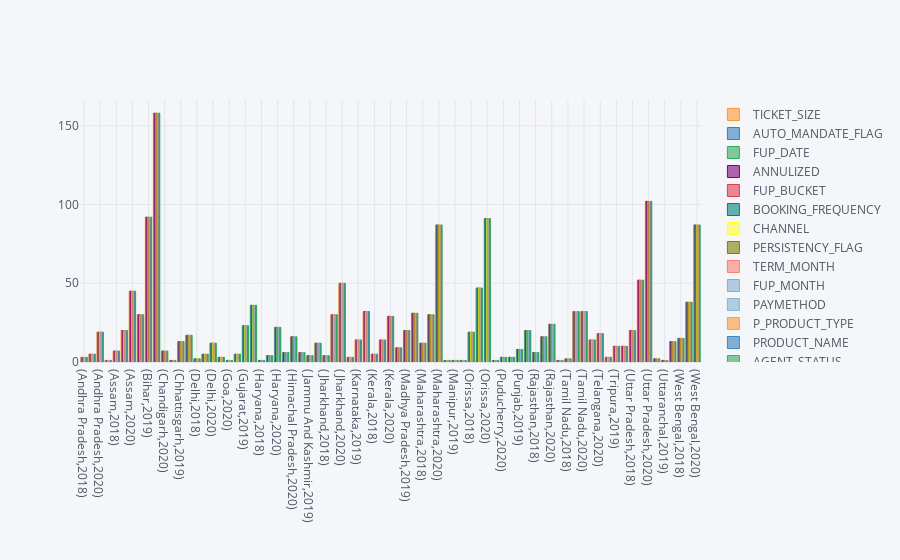

The cell this chart's notebook holds for it:
### Code cell
x=df.FUP_DATE.dt.year
y=df.CLEAN_STATE
# plt.figure(figsize=(30,10))
e=df.groupby([y,x]).count()
e.iplot(kind='bar')

### Figure 1 — Plotly figure (JSON) as saved in the notebook; plotly's stock layout.template omitted (floating-point values rounded to 4 significant figures)
{"data": [{"marker": {"color": "rgba(255, 153, 51, 0.6)", "line": {"color": "rgba(255, 153, 51, 1.0)", "width": 1}}, "name": "TICKET_SIZE", "orientation": "v", "text": "", "type": "bar", "x": ["(Andhra Pradesh,2018)", "(Andhra Pradesh,2019)", "(Andhra Pradesh,2020)", "(Arunachal Pradesh,2020)", "(Assam,2018)", "(Assam,2019)", "(Assam,2020)", "(Bihar,2018)", "(Bihar,2019)", "(Bihar,2020)", "(Chandigarh,2020)", "(Chhattisgarh,2018)", "(Chhattisgarh,2019)", "(Chhattisgarh,2020)", "(Delhi,2018)", "(Delhi,2019)", "(Delhi,2020)", "(Goa,2019)", "(Goa,2020)", "(Gujarat,2018)", "(Gujarat,2019)", "(Gujarat,2020)", "(Haryana,2018)", "(Haryana,2019)", "(Haryana,2020)", "(Himachal Pradesh,2019)", "(Himachal Pradesh,2020)", "(Jammu And Kashmir,2018)", "(Jammu And Kashmir,2019)", "(Jammu And Kashmir,2020)", "(Jharkhand,2018)", "(Jharkhand,2019)", "(Jharkhand,2020)", "(Karnataka,2018)", "(Karnataka,2019)", "(Karnataka,2020)", "(Kerala,2018)", "(Kerala,2019)", "(Kerala,2020)", "(Madhya Pradesh,2018)", "(Madhya Pradesh,2019)", "(Madhya Pradesh,2020)", "(Maharashtra,2018)", "(Maharashtra,2019)", "(Maharashtra,2020)", "(Manipur,2018)", "(Manipur,2019)", "(Meghalaya,2019)", "(Orissa,2018)", "(Orissa,2019)", "(Orissa,2020)", "(Puducherry,2019)", "(Puducherry,2020)", "(Punjab,2018)", "(Punjab,2019)", "(Punjab,2020)", "(Rajasthan,2018)", "(Rajasthan,2019)", "(Rajasthan,2020)", "(Sikkim,2020)", "(Tamil Nadu,2018)", "(Tamil Nadu,2019)", "(Tamil Nadu,2020)", "(Telangana,2019)", "(Telangana,2020)", "(Tripura,2018)", "(Tripura,2019)", "(Tripura,2020)", "(Uttar Pradesh,2018)", "(Uttar Pradesh,2019)", "(Uttar Pradesh,2020)", "(Uttaranchal,2018)", "(Uttaranchal,2019)", "(Uttaranchal,2020)", "(West Bengal,2018)", "(West Bengal,2019)", "(West Bengal,2020)"], "y": [3, 5, 19, 1, 7, 20, 45, 30, 92, 158, 7, 1, 13, 17, 2, 5, 12, 3, 1, 5, 23, 36, 1, 4, 22, 6, 16, 6, 4, 12, 4, 30, 50, 3, 14, 32, 5, 14, 29, 9, 20, 31, 12, 30, 87, 1, 1, 1, 19, 47, 91, 1, 3, 3, 8, 20, 6, 16, 24, 1, 2, 32, 32, 14, 18, 3, 10, 10, 20, 52, 102, 2, 1, 13, 15, 38, 87]}, {"marker": {"color": "rgba(55, 128, 191, 0.6)", "line": {"color": "rgba(55, 128, 191, 1.0)", "width": 1}}, "name": "AUTO_MANDATE_FLAG", "orientation": "v", "text": "", "type": "bar", "x": ["(Andhra Pradesh,2018)", "(Andhra Pradesh,2019)", "(Andhra Pradesh,2020)", "(Arunachal Pradesh,2020)", "(Assam,2018)", "(Assam,2019)", "(Assam,2020)", "(Bihar,2018)", "(Bihar,2019)", "(Bihar,2020)", "(Chandigarh,2020)", "(Chhattisgarh,2018)", "(Chhattisgarh,2019)", "(Chhattisgarh,2020)", "(Delhi,2018)", "(Delhi,2019)", "(Delhi,2020)", "(Goa,2019)", "(Goa,2020)", "(Gujarat,2018)", "(Gujarat,2019)", "(Gujarat,2020)", "(Haryana,2018)", "(Haryana,2019)", "(Haryana,2020)", "(Himachal Pradesh,2019)", "(Himachal Pradesh,2020)", "(Jammu And Kashmir,2018)", "(Jammu And Kashmir,2019)", "(Jammu And Kashmir,2020)", "(Jharkhand,2018)", "(Jharkhand,2019)", "(Jharkhand,2020)", "(Karnataka,2018)", "(Karnataka,2019)", "(Karnataka,2020)", "(Kerala,2018)", "(Kerala,2019)", "(Kerala,2020)", "(Madhya Pradesh,2018)", "(Madhya Pradesh,2019)", "(Madhya Pradesh,2020)", "(Maharashtra,2018)", "(Maharashtra,2019)", "(Maharashtra,2020)", "(Manipur,2018)", "(Manipur,2019)", "(Meghalaya,2019)", "(Orissa,2018)", "(Orissa,2019)", "(Orissa,2020)", "(Puducherry,2019)", "(Puducherry,2020)", "(Punjab,2018)", "(Punjab,2019)", "(Punjab,2020)", "(Rajasthan,2018)", "(Rajasthan,2019)", "(Rajasthan,2020)", "(Sikkim,2020)", "(Tamil Nadu,2018)", "(Tamil Nadu,2019)", "(Tamil Nadu,2020)", "(Telangana,2019)", "(Telangana,2020)", "(Tripura,2018)", "(Tripura,2019)", "(Tripura,2020)", "(Uttar Pradesh,2018)", "(Uttar Pradesh,2019)", "(Uttar Pradesh,2020)", "(Uttaranchal,2018)", "(Uttaranchal,2019)", "(Uttaranchal,2020)", "(West Bengal,2018)", "(West Bengal,2019)", "(West Bengal,2020)"], "y": [3, 5, 19, 1, 7, 20, 45, 30, 92, 158, 7, 1, 13, 17, 2, 5, 12, 3, 1, 5, 23, 36, 1, 4, 22, 6, 16, 6, 4, 12, 4, 30, 50, 3, 14, 32, 5, 14, 29, 9, 20, 31, 12, 30, 87, 1, 1, 1, 19, 47, 91, 1, 3, 3, 8, 20, 6, 16, 24, 1, 2, 32, 32, 14, 18, 3, 10, 10, 20, 52, 102, 2, 1, 13, 15, 38, 87]}, {"marker": {"color": "rgba(50, 171, 96, 0.6)", "line": {"color": "rgba(50, 171, 96, 1.0)", "width": 1}}, "name": "FUP_DATE", "orientation": "v", "text": "", "type": "bar", "x": ["(Andhra Pradesh,2018)", "(Andhra Pradesh,2019)", "(Andhra Pradesh,2020)", "(Arunachal Pradesh,2020)", "(Assam,2018)", "(Assam,2019)", "(Assam,2020)", "(Bihar,2018)", "(Bihar,2019)", "(Bihar,2020)", "(Chandigarh,2020)", "(Chhattisgarh,2018)", "(Chhattisgarh,2019)", "(Chhattisgarh,2020)", "(Delhi,2018)", "(Delhi,2019)", "(Delhi,2020)", "(Goa,2019)", "(Goa,2020)", "(Gujarat,2018)", "(Gujarat,2019)", "(Gujarat,2020)", "(Haryana,2018)", "(Haryana,2019)", "(Haryana,2020)", "(Himachal Pradesh,2019)", "(Himachal Pradesh,2020)", "(Jammu And Kashmir,2018)", "(Jammu And Kashmir,2019)", "(Jammu And Kashmir,2020)", "(Jharkhand,2018)", "(Jharkhand,2019)", "(Jharkhand,2020)", "(Karnataka,2018)", "(Karnataka,2019)", "(Karnataka,2020)", "(Kerala,2018)", "(Kerala,2019)", "(Kerala,2020)", "(Madhya Pradesh,2018)", "(Madhya Pradesh,2019)", "(Madhya Pradesh,2020)", "(Maharashtra,2018)", "(Maharashtra,2019)", "(Maharashtra,2020)", "(Manipur,2018)", "(Manipur,2019)", "(Meghalaya,2019)", "(Orissa,2018)", "(Orissa,2019)", "(Orissa,2020)", "(Puducherry,2019)", "(Puducherry,2020)", "(Punjab,2018)", "(Punjab,2019)", "(Punjab,2020)", "(Rajasthan,2018)", "(Rajasthan,2019)", "(Rajasthan,2020)", "(Sikkim,2020)", "(Tamil Nadu,2018)", "(Tamil Nadu,2019)", "(Tamil Nadu,2020)", "(Telangana,2019)", "(Telangana,2020)", "(Tripura,2018)", "(Tripura,2019)", "(Tripura,2020)", "(Uttar Pradesh,2018)", "(Uttar Pradesh,2019)", "(Uttar Pradesh,2020)", "(Uttaranchal,2018)", "(Uttaranchal,2019)", "(Uttaranchal,2020)", "(West Bengal,2018)", "(West Bengal,2019)", "(West Bengal,2020)"], "y": [3, 5, 19, 1, 7, 20, 45, 30, 92, 158, 7, 1, 13, 17, 2, 5, 12, 3, 1, 5, 23, 36, 1, 4, 22, 6, 16, 6, 4, 12, 4, 30, 50, 3, 14, 32, 5, 14, 29, 9, 20, 31, 12, 30, 87, 1, 1, 1, 19, 47, 91, 1, 3, 3, 8, 20, 6, 16, 24, 1, 2, 32, 32, 14, 18, 3, 10, 10, 20, 52, 102, 2, 1, 13, 15, 38, 87]}, {"marker": {"color": "rgba(128, 0, 128, 0.6)", "line": {"color": "rgba(128, 0, 128, 1.0)", "width": 1}}, "name": "ANNULIZED", "orientation": "v", "text": "", "type": "bar", "x": ["(Andhra Pradesh,2018)", "(Andhra Pradesh,2019)", "(Andhra Pradesh,2020)", "(Arunachal Pradesh,2020)", "(Assam,2018)", "(Assam,2019)", "(Assam,2020)", "(Bihar,2018)", "(Bihar,2019)", "(Bihar,2020)", "(Chandigarh,2020)", "(Chhattisgarh,2018)", "(Chhattisgarh,2019)", "(Chhattisgarh,2020)", "(Delhi,2018)", "(Delhi,2019)", "(Delhi,2020)", "(Goa,2019)", "(Goa,2020)", "(Gujarat,2018)", "(Gujarat,2019)", "(Gujarat,2020)", "(Haryana,2018)", "(Haryana,2019)", "(Haryana,2020)", "(Himachal Pradesh,2019)", "(Himachal Pradesh,2020)", "(Jammu And Kashmir,2018)", "(Jammu And Kashmir,2019)", "(Jammu And Kashmir,2020)", "(Jharkhand,2018)", "(Jharkhand,2019)", "(Jharkhand,2020)", "(Karnataka,2018)", "(Karnataka,2019)", "(Karnataka,2020)", "(Kerala,2018)", "(Kerala,2019)", "(Kerala,2020)", "(Madhya Pradesh,2018)", "(Madhya Pradesh,2019)", "(Madhya Pradesh,2020)", "(Maharashtra,2018)", "(Maharashtra,2019)", "(Maharashtra,2020)", "(Manipur,2018)", "(Manipur,2019)", "(Meghalaya,2019)", "(Orissa,2018)", "(Orissa,2019)", "(Orissa,2020)", "(Puducherry,2019)", "(Puducherry,2020)", "(Punjab,2018)", "(Punjab,2019)", "(Punjab,2020)", "(Rajasthan,2018)", "(Rajasthan,2019)", "(Rajasthan,2020)", "(Sikkim,2020)", "(Tamil Nadu,2018)", "(Tamil Nadu,2019)", "(Tamil Nadu,2020)", "(Telangana,2019)", "(Telangana,2020)", "(Tripura,2018)", "(Tripura,2019)", "(Tripura,2020)", "(Uttar Pradesh,2018)", "(Uttar Pradesh,2019)", "(Uttar Pradesh,2020)", "(Uttaranchal,2018)", "(Uttaranchal,2019)", "(Uttaranchal,2020)", "(West Bengal,2018)", "(West Bengal,2019)", "(West Bengal,2020)"], "y": [3, 5, 19, 1, 7, 20, 45, 30, 92, 158, 7, 1, 13, 17, 2, 5, 12, 3, 1, 5, 23, 36, 1, 4, 22, 6, 16, 6, 4, 12, 4, 30, 50, 3, 14, 32, 5, 14, 29, 9, 20, 31, 12, 30, 87, 1, 1, 1, 19, 47, 91, 1, 3, 3, 8, 20, 6, 16, 24, 1, 2, 32, 32, 14, 18, 3, 10, 10, 20, 52, 102, 2, 1, 13, 15, 38, 87]}, {"marker": {"color": "rgba(219, 64, 82, 0.6)", "line": {"color": "rgba(219, 64, 82, 1.0)", "width": 1}}, "name": "FUP_BUCKET", "orientation": "v", "text": "", "type": "bar", "x": ["(Andhra Pradesh,2018)", "(Andhra Pradesh,2019)", "(Andhra Pradesh,2020)", "(Arunachal Pradesh,2020)", "(Assam,2018)", "(Assam,2019)", "(Assam,2020)", "(Bihar,2018)", "(Bihar,2019)", "(Bihar,2020)", "(Chandigarh,2020)", "(Chhattisgarh,2018)", "(Chhattisgarh,2019)", "(Chhattisgarh,2020)", "(Delhi,2018)", "(Delhi,2019)", "(Delhi,2020)", "(Goa,2019)", "(Goa,2020)", "(Gujarat,2018)", "(Gujarat,2019)", "(Gujarat,2020)", "(Haryana,2018)", "(Haryana,2019)", "(Haryana,2020)", "(Himachal Pradesh,2019)", "(Himachal Pradesh,2020)", "(Jammu And Kashmir,2018)", "(Jammu And Kashmir,2019)", "(Jammu And Kashmir,2020)", "(Jharkhand,2018)", "(Jharkhand,2019)", "(Jharkhand,2020)", "(Karnataka,2018)", "(Karnataka,2019)", "(Karnataka,2020)", "(Kerala,2018)", "(Kerala,2019)", "(Kerala,2020)", "(Madhya Pradesh,2018)", "(Madhya Pradesh,2019)", "(Madhya Pradesh,2020)", "(Maharashtra,2018)", "(Maharashtra,2019)", "(Maharashtra,2020)", "(Manipur,2018)", "(Manipur,2019)", "(Meghalaya,2019)", "(Orissa,2018)", "(Orissa,2019)", "(Orissa,2020)", "(Puducherry,2019)", "(Puducherry,2020)", "(Punjab,2018)", "(Punjab,2019)", "(Punjab,2020)", "(Rajasthan,2018)", "(Rajasthan,2019)", "(Rajasthan,2020)", "(Sikkim,2020)", "(Tamil Nadu,2018)", "(Tamil Nadu,2019)", "(Tamil Nadu,2020)", "(Telangana,2019)", "(Telangana,2020)", "(Tripura,2018)", "(Tripura,2019)", "(Tripura,2020)", "(Uttar Pradesh,2018)", "(Uttar Pradesh,2019)", "(Uttar Pradesh,2020)", "(Uttaranchal,2018)", "(Uttaranchal,2019)", "(Uttaranchal,2020)", "(West Bengal,2018)", "(West Bengal,2019)", "(West Bengal,2020)"], "y": [3, 5, 19, 1, 7, 20, 45, 30, 92, 158, 7, 1, 13, 17, 2, 5, 12, 3, 1, 5, 23, 36, 1, 4, 22, 6, 16, 6, 4, 12, 4, 30, 50, 3, 14, 32, 5, 14, 29, 9, 20, 31, 12, 30, 87, 1, 1, 1, 19, 47, 91, 1, 3, 3, 8, 20, 6, 16, 24, 1, 2, 32, 32, 14, 18, 3, 10, 10, 20, 52, 102, 2, 1, 13, 15, 38, 87]}, {"marker": {"color": "rgba(0, 128, 128, 0.6)", "line": {"color": "rgba(0, 128, 128, 1.0)", "width": 1}}, "name": "BOOKING_FREQUENCY", "orientation": "v", "text": "", "type": "bar", "x": ["(Andhra Pradesh,2018)", "(Andhra Pradesh,2019)", "(Andhra Pradesh,2020)", "(Arunachal Pradesh,2020)", "(Assam,2018)", "(Assam,2019)", "(Assam,2020)", "(Bihar,2018)", "(Bihar,2019)", "(Bihar,2020)", "(Chandigarh,2020)", "(Chhattisgarh,2018)", "(Chhattisgarh,2019)", "(Chhattisgarh,2020)", "(Delhi,2018)", "(Delhi,2019)", "(Delhi,2020)", "(Goa,2019)", "(Goa,2020)", "(Gujarat,2018)", "(Gujarat,2019)", "(Gujarat,2020)", "(Haryana,2018)", "(Haryana,2019)", "(Haryana,2020)", "(Himachal Pradesh,2019)", "(Himachal Pradesh,2020)", "(Jammu And Kashmir,2018)", "(Jammu And Kashmir,2019)", "(Jammu And Kashmir,2020)", "(Jharkhand,2018)", "(Jharkhand,2019)", "(Jharkhand,2020)", "(Karnataka,2018)", "(Karnataka,2019)", "(Karnataka,2020)", "(Kerala,2018)", "(Kerala,2019)", "(Kerala,2020)", "(Madhya Pradesh,2018)", "(Madhya Pradesh,2019)", "(Madhya Pradesh,2020)", "(Maharashtra,2018)", "(Maharashtra,2019)", "(Maharashtra,2020)", "(Manipur,2018)", "(Manipur,2019)", "(Meghalaya,2019)", "(Orissa,2018)", "(Orissa,2019)", "(Orissa,2020)", "(Puducherry,2019)", "(Puducherry,2020)", "(Punjab,2018)", "(Punjab,2019)", "(Punjab,2020)", "(Rajasthan,2018)", "(Rajasthan,2019)", "(Rajasthan,2020)", "(Sikkim,2020)", "(Tamil Nadu,2018)", "(Tamil Nadu,2019)", "(Tamil Nadu,2020)", "(Telangana,2019)", "(Telangana,2020)", "(Tripura,2018)", "(Tripura,2019)", "(Tripura,2020)", "(Uttar Pradesh,2018)", "(Uttar Pradesh,2019)", "(Uttar Pradesh,2020)", "(Uttaranchal,2018)", "(Uttaranchal,2019)", "(Uttaranchal,2020)", "(West Bengal,2018)", "(West Bengal,2019)", "(West Bengal,2020)"], "y": [3, 5, 19, 1, 7, 20, 45, 30, 92, 158, 7, 1, 13, 17, 2, 5, 12, 3, 1, 5, 23, 36, 1, 4, 22, 6, 16, 6, 4, 12, 4, 30, 50, 3, 14, 32, 5, 14, 29, 9, 20, 31, 12, 30, 87, 1, 1, 1, 19, 47, 91, 1, 3, 3, 8, 20, 6, 16, 24, 1, 2, 32, 32, 14, 18, 3, 10, 10, 20, 52, 102, 2, 1, 13, 15, 38, 87]}, {"marker": {"color": "rgba(255, 255, 51, 0.6)", "line": {"color": "rgba(255, 255, 51, 1.0)", "width": 1}}, "name": "CHANNEL", "orientation": "v", "text": "", "type": "bar", "x": ["(Andhra Pradesh,2018)", "(Andhra Pradesh,2019)", "(Andhra Pradesh,2020)", "(Arunachal Pradesh,2020)", "(Assam,2018)", "(Assam,2019)", "(Assam,2020)", "(Bihar,2018)", "(Bihar,2019)", "(Bihar,2020)", "(Chandigarh,2020)", "(Chhattisgarh,2018)", "(Chhattisgarh,2019)", "(Chhattisgarh,2020)", "(Delhi,2018)", "(Delhi,2019)", "(Delhi,2020)", "(Goa,2019)", "(Goa,2020)", "(Gujarat,2018)", "(Gujarat,2019)", "(Gujarat,2020)", "(Haryana,2018)", "(Haryana,2019)", "(Haryana,2020)", "(Himachal Pradesh,2019)", "(Himachal Pradesh,2020)", "(Jammu And Kashmir,2018)", "(Jammu And Kashmir,2019)", "(Jammu And Kashmir,2020)", "(Jharkhand,2018)", "(Jharkhand,2019)", "(Jharkhand,2020)", "(Karnataka,2018)", "(Karnataka,2019)", "(Karnataka,2020)", "(Kerala,2018)", "(Kerala,2019)", "(Kerala,2020)", "(Madhya Pradesh,2018)", "(Madhya Pradesh,2019)", "(Madhya Pradesh,2020)", "(Maharashtra,2018)", "(Maharashtra,2019)", "(Maharashtra,2020)", "(Manipur,2018)", "(Manipur,2019)", "(Meghalaya,2019)", "(Orissa,2018)", "(Orissa,2019)", "(Orissa,2020)", "(Puducherry,2019)", "(Puducherry,2020)", "(Punjab,2018)", "(Punjab,2019)", "(Punjab,2020)", "(Rajasthan,2018)", "(Rajasthan,2019)", "(Rajasthan,2020)", "(Sikkim,2020)", "(Tamil Nadu,2018)", "(Tamil Nadu,2019)", "(Tamil Nadu,2020)", "(Telangana,2019)", "(Telangana,2020)", "(Tripura,2018)", "(Tripura,2019)", "(Tripura,2020)", "(Uttar Pradesh,2018)", "(Uttar Pradesh,2019)", "(Uttar Pradesh,2020)", "(Uttaranchal,2018)", "(Uttaranchal,2019)", "(Uttaranchal,2020)", "(West Bengal,2018)", "(West Bengal,2019)", "(West Bengal,2020)"], "y": [3, 5, 19, 1, 7, 20, 45, 30, 92, 158, 7, 1, 13, 17, 2, 5, 12, 3, 1, 5, 23, 36, 1, 4, 22, 6, 16, 6, 4, 12, 4, 30, 50, 3, 14, 32, 5, 14, 29, 9, 20, 31, 12, 30, 87, 1, 1, 1, 19, 47, 91, 1, 3, 3, 8, 20, 6, 16, 24, 1, 2, 32, 32, 14, 18, 3, 10, 10, 20, 52, 102, 2, 1, 13, 15, 38, 87]}, {"marker": {"color": "rgba(128, 128, 0, 0.6)", "line": {"color": "rgba(128, 128, 0, 1.0)", "width": 1}}, "name": "PERSISTENCY_FLAG", "orientation": "v", "text": "", "type": "bar", "x": ["(Andhra Pradesh,2018)", "(Andhra Pradesh,2019)", "(Andhra Pradesh,2020)", "(Arunachal Pradesh,2020)", "(Assam,2018)", "(Assam,2019)", "(Assam,2020)", "(Bihar,2018)", "(Bihar,2019)", "(Bihar,2020)", "(Chandigarh,2020)", "(Chhattisgarh,2018)", "(Chhattisgarh,2019)", "(Chhattisgarh,2020)", "(Delhi,2018)", "(Delhi,2019)", "(Delhi,2020)", "(Goa,2019)", "(Goa,2020)", "(Gujarat,2018)", "(Gujarat,2019)", "(Gujarat,2020)", "(Haryana,2018)", "(Haryana,2019)", "(Haryana,2020)", "(Himachal Pradesh,2019)", "(Himachal Pradesh,2020)", "(Jammu And Kashmir,2018)", "(Jammu And Kashmir,2019)", "(Jammu And Kashmir,2020)", "(Jharkhand,2018)", "(Jharkhand,2019)", "(Jharkhand,2020)", "(Karnataka,2018)", "(Karnataka,2019)", "(Karnataka,2020)", "(Kerala,2018)", "(Kerala,2019)", "(Kerala,2020)", "(Madhya Pradesh,2018)", "(Madhya Pradesh,2019)", "(Madhya Pradesh,2020)", "(Maharashtra,2018)", "(Maharashtra,2019)", "(Maharashtra,2020)", "(Manipur,2018)", "(Manipur,2019)", "(Meghalaya,2019)", "(Orissa,2018)", "(Orissa,2019)", "(Orissa,2020)", "(Puducherry,2019)", "(Puducherry,2020)", "(Punjab,2018)", "(Punjab,2019)", "(Punjab,2020)", "(Rajasthan,2018)", "(Rajasthan,2019)", "(Rajasthan,2020)", "(Sikkim,2020)", "(Tamil Nadu,2018)", "(Tamil Nadu,2019)", "(Tamil Nadu,2020)", "(Telangana,2019)", "(Telangana,2020)", "(Tripura,2018)", "(Tripura,2019)", "(Tripura,2020)", "(Uttar Pradesh,2018)", "(Uttar Pradesh,2019)", "(Uttar Pradesh,2020)", "(Uttaranchal,2018)", "(Uttaranchal,2019)", "(Uttaranchal,2020)", "(West Bengal,2018)", "(West Bengal,2019)", "(West Bengal,2020)"], "y": [3, 5, 19, 1, 7, 20, 45, 30, 92, 158, 7, 1, 13, 17, 2, 5, 12, 3, 1, 5, 23, 36, 1, 4, 22, 6, 16, 6, 4, 12, 4, 30, 50, 3, 14, 32, 5, 14, 29, 9, 20, 31, 12, 30, 87, 1, 1, 1, 19, 47, 91, 1, 3, 3, 8, 20, 6, 16, 24, 1, 2, 32, 32, 14, 18, 3, 10, 10, 20, 52, 102, 2, 1, 13, 15, 38, 87]}, {"marker": {"color": "rgba(251, 128, 114, 0.6)", "line": {"color": "rgba(251, 128, 114, 1.0)", "width": 1}}, "name": "TERM_MONTH", "orientation": "v", "text": "", "type": "bar", "x": ["(Andhra Pradesh,2018)", "(Andhra Pradesh,2019)", "(Andhra Pradesh,2020)", "(Arunachal Pradesh,2020)", "(Assam,2018)", "(Assam,2019)", "(Assam,2020)", "(Bihar,2018)", "(Bihar,2019)", "(Bihar,2020)", "(Chandigarh,2020)", "(Chhattisgarh,2018)", "(Chhattisgarh,2019)", "(Chhattisgarh,2020)", "(Delhi,2018)", "(Delhi,2019)", "(Delhi,2020)", "(Goa,2019)", "(Goa,2020)", "(Gujarat,2018)", "(Gujarat,2019)", "(Gujarat,2020)", "(Haryana,2018)", "(Haryana,2019)", "(Haryana,2020)", "(Himachal Pradesh,2019)", "(Himachal Pradesh,2020)", "(Jammu And Kashmir,2018)", "(Jammu And Kashmir,2019)", "(Jammu And Kashmir,2020)", "(Jharkhand,2018)", "(Jharkhand,2019)", "(Jharkhand,2020)", "(Karnataka,2018)", "(Karnataka,2019)", "(Karnataka,2020)", "(Kerala,2018)", "(Kerala,2019)", "(Kerala,2020)", "(Madhya Pradesh,2018)", "(Madhya Pradesh,2019)", "(Madhya Pradesh,2020)", "(Maharashtra,2018)", "(Maharashtra,2019)", "(Maharashtra,2020)", "(Manipur,2018)", "(Manipur,2019)", "(Meghalaya,2019)", "(Orissa,2018)", "(Orissa,2019)", "(Orissa,2020)", "(Puducherry,2019)", "(Puducherry,2020)", "(Punjab,2018)", "(Punjab,2019)", "(Punjab,2020)", "(Rajasthan,2018)", "(Rajasthan,2019)", "(Rajasthan,2020)", "(Sikkim,2020)", "(Tamil Nadu,2018)", "(Tamil Nadu,2019)", "(Tamil Nadu,2020)", "(Telangana,2019)", "(Telangana,2020)", "(Tripura,2018)", "(Tripura,2019)", "(Tripura,2020)", "(Uttar Pradesh,2018)", "(Uttar Pradesh,2019)", "(Uttar Pradesh,2020)", "(Uttaranchal,2018)", "(Uttaranchal,2019)", "(Uttaranchal,2020)", "(West Bengal,2018)", "(West Bengal,2019)", "(West Bengal,2020)"], "y": [3, 5, 19, 1, 7, 20, 45, 30, 92, 158, 7, 1, 13, 17, 2, 5, 12, 3, 1, 5, 23, 36, 1, 4, 22, 6, 16, 6, 4, 12, 4, 30, 50, 3, 14, 32, 5, 14, 29, 9, 20, 31, 12, 30, 87, 1, 1, 1, 19, 47, 91, 1, 3, 3, 8, 20, 6, 16, 24, 1, 2, 32, 32, 14, 18, 3, 10, 10, 20, 52, 102, 2, 1, 13, 15, 38, 87]}, {"marker": {"color": "rgba(128, 177, 211, 0.6)", "line": {"color": "rgba(128, 177, 211, 1.0)", "width": 1}}, "name": "FUP_MONTH", "orientation": "v", "text": "", "type": "bar", "x": ["(Andhra Pradesh,2018)", "(Andhra Pradesh,2019)", "(Andhra Pradesh,2020)", "(Arunachal Pradesh,2020)", "(Assam,2018)", "(Assam,2019)", "(Assam,2020)", "(Bihar,2018)", "(Bihar,2019)", "(Bihar,2020)", "(Chandigarh,2020)", "(Chhattisgarh,2018)", "(Chhattisgarh,2019)", "(Chhattisgarh,2020)", "(Delhi,2018)", "(Delhi,2019)", "(Delhi,2020)", "(Goa,2019)", "(Goa,2020)", "(Gujarat,2018)", "(Gujarat,2019)", "(Gujarat,2020)", "(Haryana,2018)", "(Haryana,2019)", "(Haryana,2020)", "(Himachal Pradesh,2019)", "(Himachal Pradesh,2020)", "(Jammu And Kashmir,2018)", "(Jammu And Kashmir,2019)", "(Jammu And Kashmir,2020)", "(Jharkhand,2018)", "(Jharkhand,2019)", "(Jharkhand,2020)", "(Karnataka,2018)", "(Karnataka,2019)", "(Karnataka,2020)", "(Kerala,2018)", "(Kerala,2019)", "(Kerala,2020)", "(Madhya Pradesh,2018)", "(Madhya Pradesh,2019)", "(Madhya Pradesh,2020)", "(Maharashtra,2018)", "(Maharashtra,2019)", "(Maharashtra,2020)", "(Manipur,2018)", "(Manipur,2019)", "(Meghalaya,2019)", "(Orissa,2018)", "(Orissa,2019)", "(Orissa,2020)", "(Puducherry,2019)", "(Puducherry,2020)", "(Punjab,2018)", "(Punjab,2019)", "(Punjab,2020)", "(Rajasthan,2018)", "(Rajasthan,2019)", "(Rajasthan,2020)", "(Sikkim,2020)", "(Tamil Nadu,2018)", "(Tamil Nadu,2019)", "(Tamil Nadu,2020)", "(Telangana,2019)", "(Telangana,2020)", "(Tripura,2018)", "(Tripura,2019)", "(Tripura,2020)", "(Uttar Pradesh,2018)", "(Uttar Pradesh,2019)", "(Uttar Pradesh,2020)", "(Uttaranchal,2018)", "(Uttaranchal,2019)", "(Uttaranchal,2020)", "(West Bengal,2018)", "(West Bengal,2019)", "(West Bengal,2020)"], "y": [3, 5, 19, 1, 7, 20, 45, 30, 92, 158, 7, 1, 13, 17, 2, 5, 12, 3, 1, 5, 23, 36, 1, 4, 22, 6, 16, 6, 4, 12, 4, 30, 50, 3, 14, 32, 5, 14, 29, 9, 20, 31, 12, 30, 87, 1, 1, 1, 19, 47, 91, 1, 3, 3, 8, 20, 6, 16, 24, 1, 2, 32, 32, 14, 18, 3, 10, 10, 20, 52, 102, 2, 1, 13, 15, 38, 87]}, {"marker": {"color": "rgba(128, 177, 211, 0.6)", "line": {"color": "rgba(128, 177, 211, 0.8999999999999999)", "width": 1}}, "name": "PAYMETHOD", "orientation": "v", "text": "", "type": "bar", "x": ["(Andhra Pradesh,2018)", "(Andhra Pradesh,2019)", "(Andhra Pradesh,2020)", "(Arunachal Pradesh,2020)", "(Assam,2018)", "(Assam,2019)", "(Assam,2020)", "(Bihar,2018)", "(Bihar,2019)", "(Bihar,2020)", "(Chandigarh,2020)", "(Chhattisgarh,2018)", "(Chhattisgarh,2019)", "(Chhattisgarh,2020)", "(Delhi,2018)", "(Delhi,2019)", "(Delhi,2020)", "(Goa,2019)", "(Goa,2020)", "(Gujarat,2018)", "(Gujarat,2019)", "(Gujarat,2020)", "(Haryana,2018)", "(Haryana,2019)", "(Haryana,2020)", "(Himachal Pradesh,2019)", "(Himachal Pradesh,2020)", "(Jammu And Kashmir,2018)", "(Jammu And Kashmir,2019)", "(Jammu And Kashmir,2020)", "(Jharkhand,2018)", "(Jharkhand,2019)", "(Jharkhand,2020)", "(Karnataka,2018)", "(Karnataka,2019)", "(Karnataka,2020)", "(Kerala,2018)", "(Kerala,2019)", "(Kerala,2020)", "(Madhya Pradesh,2018)", "(Madhya Pradesh,2019)", "(Madhya Pradesh,2020)", "(Maharashtra,2018)", "(Maharashtra,2019)", "(Maharashtra,2020)", "(Manipur,2018)", "(Manipur,2019)", "(Meghalaya,2019)", "(Orissa,2018)", "(Orissa,2019)", "(Orissa,2020)", "(Puducherry,2019)", "(Puducherry,2020)", "(Punjab,2018)", "(Punjab,2019)", "(Punjab,2020)", "(Rajasthan,2018)", "(Rajasthan,2019)", "(Rajasthan,2020)", "(Sikkim,2020)", "(Tamil Nadu,2018)", "(Tamil Nadu,2019)", "(Tamil Nadu,2020)", "(Telangana,2019)", "(Telangana,2020)", "(Tripura,2018)", "(Tripura,2019)", "(Tripura,2020)", "(Uttar Pradesh,2018)", "(Uttar Pradesh,2019)", "(Uttar Pradesh,2020)", "(Uttaranchal,2018)", "(Uttaranchal,2019)", "(Uttaranchal,2020)", "(West Bengal,2018)", "(West Bengal,2019)", "(West Bengal,2020)"], "y": [3, 5, 19, 1, 7, 20, 45, 30, 92, 158, 7, 1, 13, 17, 2, 5, 12, 3, 1, 5, 23, 36, 1, 4, 22, 6, 16, 6, 4, 12, 4, 30, 50, 3, 14, 32, 5, 14, 29, 9, 20, 31, 12, 30, 87, 1, 1, 1, 19, 47, 91, 1, 3, 3, 8, 20, 6, 16, 24, 1, 2, 32, 32, 14, 18, 3, 10, 10, 20, 52, 102, 2, 1, 13, 15, 38, 87]}, {"marker": {"color": "rgba(255, 153, 51, 0.6)", "line": {"color": "rgba(255, 153, 51, 0.8999999999999999)", "width": 1}}, "name": "P_PRODUCT_TYPE", "orientation": "v", "text": "", "type": "bar", "x": ["(Andhra Pradesh,2018)", "(Andhra Pradesh,2019)", "(Andhra Pradesh,2020)", "(Arunachal Pradesh,2020)", "(Assam,2018)", "(Assam,2019)", "(Assam,2020)", "(Bihar,2018)", "(Bihar,2019)", "(Bihar,2020)", "(Chandigarh,2020)", "(Chhattisgarh,2018)", "(Chhattisgarh,2019)", "(Chhattisgarh,2020)", "(Delhi,2018)", "(Delhi,2019)", "(Delhi,2020)", "(Goa,2019)", "(Goa,2020)", "(Gujarat,2018)", "(Gujarat,2019)", "(Gujarat,2020)", "(Haryana,2018)", "(Haryana,2019)", "(Haryana,2020)", "(Himachal Pradesh,2019)", "(Himachal Pradesh,2020)", "(Jammu And Kashmir,2018)", "(Jammu And Kashmir,2019)", "(Jammu And Kashmir,2020)", "(Jharkhand,2018)", "(Jharkhand,2019)", "(Jharkhand,2020)", "(Karnataka,2018)", "(Karnataka,2019)", "(Karnataka,2020)", "(Kerala,2018)", "(Kerala,2019)", "(Kerala,2020)", "(Madhya Pradesh,2018)", "(Madhya Pradesh,2019)", "(Madhya Pradesh,2020)", "(Maharashtra,2018)", "(Maharashtra,2019)", "(Maharashtra,2020)", "(Manipur,2018)", "(Manipur,2019)", "(Meghalaya,2019)", "(Orissa,2018)", "(Orissa,2019)", "(Orissa,2020)", "(Puducherry,2019)", "(Puducherry,2020)", "(Punjab,2018)", "(Punjab,2019)", "(Punjab,2020)", "(Rajasthan,2018)", "(Rajasthan,2019)", "(Rajasthan,2020)", "(Sikkim,2020)", "(Tamil Nadu,2018)", "(Tamil Nadu,2019)", "(Tamil Nadu,2020)", "(Telangana,2019)", "(Telangana,2020)", "(Tripura,2018)", "(Tripura,2019)", "(Tripura,2020)", "(Uttar Pradesh,2018)", "(Uttar Pradesh,2019)", "(Uttar Pradesh,2020)", "(Uttaranchal,2018)", "(Uttaranchal,2019)", "(Uttaranchal,2020)", "(West Bengal,2018)", "(West Bengal,2019)", "(West Bengal,2020)"], "y": [3, 5, 19, 1, 7, 20, 45, 30, 92, 158, 7, 1, 13, 17, 2, 5, 12, 3, 1, 5, 23, 36, 1, 4, 22, 6, 16, 6, 4, 12, 4, 30, 50, 3, 14, 32, 5, 14, 29, 9, 20, 31, 12, 30, 87, 1, 1, 1, 19, 47, 91, 1, 3, 3, 8, 20, 6, 16, 24, 1, 2, 32, 32, 14, 18, 3, 10, 10, 20, 52, 102, 2, 1, 13, 15, 38, 87]}, {"marker": {"color": "rgba(55, 128, 191, 0.6)", "line": {"color": "rgba(55, 128, 191, 0.8999999999999999)", "width": 1}}, "name": "PRODUCT_NAME", "orientation": "v", "text": "", "type": "bar", "x": ["(Andhra Pradesh,2018)", "(Andhra Pradesh,2019)", "(Andhra Pradesh,2020)", "(Arunachal Pradesh,2020)", "(Assam,2018)", "(Assam,2019)", "(Assam,2020)", "(Bihar,2018)", "(Bihar,2019)", "(Bihar,2020)", "(Chandigarh,2020)", "(Chhattisgarh,2018)", "(Chhattisgarh,2019)", "(Chhattisgarh,2020)", "(Delhi,2018)", "(Delhi,2019)", "(Delhi,2020)", "(Goa,2019)", "(Goa,2020)", "(Gujarat,2018)", "(Gujarat,2019)", "(Gujarat,2020)", "(Haryana,2018)", "(Haryana,2019)", "(Haryana,2020)", "(Himachal Pradesh,2019)", "(Himachal Pradesh,2020)", "(Jammu And Kashmir,2018)", "(Jammu And Kashmir,2019)", "(Jammu And Kashmir,2020)", "(Jharkhand,2018)", "(Jharkhand,2019)", "(Jharkhand,2020)", "(Karnataka,2018)", "(Karnataka,2019)", "(Karnataka,2020)", "(Kerala,2018)", "(Kerala,2019)", "(Kerala,2020)", "(Madhya Pradesh,2018)", "(Madhya Pradesh,2019)", "(Madhya Pradesh,2020)", "(Maharashtra,2018)", "(Maharashtra,2019)", "(Maharashtra,2020)", "(Manipur,2018)", "(Manipur,2019)", "(Meghalaya,2019)", "(Orissa,2018)", "(Orissa,2019)", "(Orissa,2020)", "(Puducherry,2019)", "(Puducherry,2020)", "(Punjab,2018)", "(Punjab,2019)", "(Punjab,2020)", "(Rajasthan,2018)", "(Rajasthan,2019)", "(Rajasthan,2020)", "(Sikkim,2020)", "(Tamil Nadu,2018)", "(Tamil Nadu,2019)", "(Tamil Nadu,2020)", "(Telangana,2019)", "(Telangana,2020)", "(Tripura,2018)", "(Tripura,2019)", "(Tripura,2020)", "(Uttar Pradesh,2018)", "(Uttar Pradesh,2019)", "(Uttar Pradesh,2020)", "(Uttaranchal,2018)", "(Uttaranchal,2019)", "(Uttaranchal,2020)", "(West Bengal,2018)", "(West Bengal,2019)", "(West Bengal,2020)"], "y": [3, 5, 19, 1, 7, 20, 45, 30, 92, 158, 7, 1, 13, 17, 2, 5, 12, 3, 1, 5, 23, 36, 1, 4, 22, 6, 16, 6, 4, 12, 4, 30, 50, 3, 14, 32, 5, 14, 29, 9, 20, 31, 12, 30, 87, 1, 1, 1, 19, 47, 91, 1, 3, 3, 8, 20, 6, 16, 24, 1, 2, 32, 32, 14, 18, 3, 10, 10, 20, 52, 102, 2, 1, 13, 15, 38, 87]}, {"marker": {"color": "rgba(50, 171, 96, 0.6)", "line": {"color": "rgba(50, 171, 96, 0.8999999999999999)", "width": 1}}, "name": "AGENT_STATUS", "orientation": "v", "text": "", "type": "bar", "x": ["(Andhra Pradesh,2018)", "(Andhra Pradesh,2019)", "(Andhra Pradesh,2020)", "(Arunachal Pradesh,2020)", "(Assam,2018)", "(Assam,2019)", "(Assam,2020)", "(Bihar,2018)", "(Bihar,2019)", "(Bihar,2020)", "(Chandigarh,2020)", "(Chhattisgarh,2018)", "(Chhattisgarh,2019)", "(Chhattisgarh,2020)", "(Delhi,2018)", "(Delhi,2019)", "(Delhi,2020)", "(Goa,2019)", "(Goa,2020)", "(Gujarat,2018)", "(Gujarat,2019)", "(Gujarat,2020)", "(Haryana,2018)", "(Haryana,2019)", "(Haryana,2020)", "(Himachal Pradesh,2019)", "(Himachal Pradesh,2020)", "(Jammu And Kashmir,2018)", "(Jammu And Kashmir,2019)", "(Jammu And Kashmir,2020)", "(Jharkhand,2018)", "(Jharkhand,2019)", "(Jharkhand,2020)", "(Karnataka,2018)", "(Karnataka,2019)", "(Karnataka,2020)", "(Kerala,2018)", "(Kerala,2019)", "(Kerala,2020)", "(Madhya Pradesh,2018)", "(Madhya Pradesh,2019)", "(Madhya Pradesh,2020)", "(Maharashtra,2018)", "(Maharashtra,2019)", "(Maharashtra,2020)", "(Manipur,2018)", "(Manipur,2019)", "(Meghalaya,2019)", "(Orissa,2018)", "(Orissa,2019)", "(Orissa,2020)", "(Puducherry,2019)", "(Puducherry,2020)", "(Punjab,2018)", "(Punjab,2019)", "(Punjab,2020)", "(Rajasthan,2018)", "(Rajasthan,2019)", "(Rajasthan,2020)", "(Sikkim,2020)", "(Tamil Nadu,2018)", "(Tamil Nadu,2019)", "(Tamil Nadu,2020)", "(Telangana,2019)", "(Telangana,2020)", "(Tripura,2018)", "(Tripura,2019)", "(Tripura,2020)", "(Uttar Pradesh,2018)", "(Uttar Pradesh,2019)", "(Uttar Pradesh,2020)", "(Uttaranchal,2018)", "(Uttaranchal,2019)", "(Uttaranchal,2020)", "(West Bengal,2018)", "(West Bengal,2019)", "(West Bengal,2020)"], "y": [3, 5, 19, 1, 7, 20, 45, 30, 92, 158, 7, 1, 13, 17, 2, 5, 12, 3, 1, 5, 23, 36, 1, 4, 22, 6, 16, 6, 4, 12, 4, 30, 50, 3, 14, 32, 5, 14, 29, 9, 20, 31, 12, 30, 87, 1, 1, 1, 19, 47, 91, 1, 3, 3, 8, 20, 6, 16, 24, 1, 2, 32, 32, 14, 18, 3, 10, 10, 20, 52, 102, 2, 1, 13, 15, 38, 87]}], "layout": {"legend": {"bgcolor": "#F5F6F9", "font": {"color": "#4D5663"}}, "paper_bgcolor": "#F5F6F9", "plot_bgcolor": "#F5F6F9", "title": {"font": {"color": "#4D5663"}}, "xaxis": {"gridcolor": "#E1E5ED", "showgrid": true, "tickfont": {"color": "#4D5663"}, "title": {"font": {"color": "#4D5663"}, "text": ""}, "zerolinecolor": "#E1E5ED"}, "yaxis": {"gridcolor": "#E1E5ED", "showgrid": true, "tickfont": {"color": "#4D5663"}, "title": {"font": {"color": "#4D5663"}, "text": ""}, "zerolinecolor": "#E1E5ED"}}}
